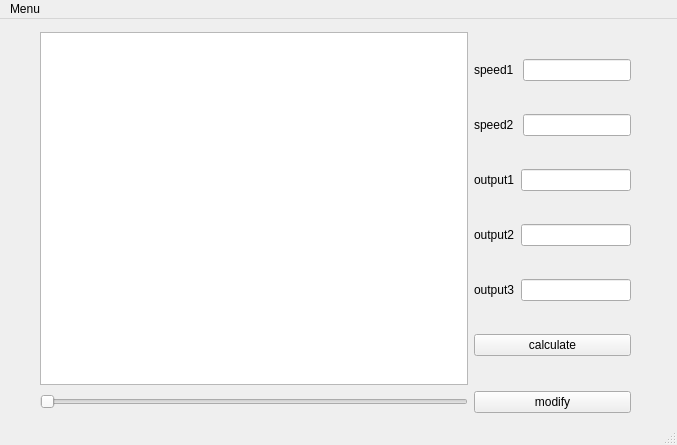
<?xml version="1.0" encoding="UTF-8"?>
<ui version="4.0">
 <class>MainWindow</class>
 <widget class="QMainWindow" name="MainWindow">
  <property name="geometry">
   <rect>
    <x>0</x>
    <y>0</y>
    <width>677</width>
    <height>445</height>
   </rect>
  </property>
  <property name="windowTitle">
   <string>MainWindow</string>
  </property>
  <widget class="QWidget" name="centralwidget">
   <widget class="QWidget" name="gridLayoutWidget">
    <property name="geometry">
     <rect>
      <x>10</x>
      <y>3</y>
      <width>651</width>
      <height>451</height>
     </rect>
    </property>
    <layout class="QGridLayout" name="gridLayout_2">
     <property name="leftMargin">
      <number>30</number>
     </property>
     <property name="topMargin">
      <number>10</number>
     </property>
     <property name="rightMargin">
      <number>30</number>
     </property>
     <property name="bottomMargin">
      <number>60</number>
     </property>
     <item row="0" column="0">
      <widget class="QGraphicsView" name="graphicsView">
       <property name="sizePolicy">
        <sizepolicy hsizetype="Expanding" vsizetype="Expanding">
         <horstretch>1</horstretch>
         <verstretch>1</verstretch>
        </sizepolicy>
       </property>
      </widget>
     </item>
     <item row="0" column="1">
      <layout class="QVBoxLayout" name="verticalLayout">
       <item>
        <layout class="QHBoxLayout" name="horizontalLayout">
         <item>
          <widget class="QLabel" name="label">
           <property name="text">
            <string>speed1 </string>
           </property>
          </widget>
         </item>
         <item>
          <widget class="QLineEdit" name="lineEdit"/>
         </item>
        </layout>
       </item>
       <item>
        <layout class="QHBoxLayout" name="horizontalLayout_2">
         <item>
          <widget class="QLabel" name="label_2">
           <property name="text">
            <string>speed2 </string>
           </property>
          </widget>
         </item>
         <item>
          <widget class="QLineEdit" name="lineEdit_2"/>
         </item>
        </layout>
       </item>
       <item>
        <layout class="QHBoxLayout" name="horizontalLayout_3">
         <item>
          <widget class="QLabel" name="label_3">
           <property name="text">
            <string>output1</string>
           </property>
          </widget>
         </item>
         <item>
          <widget class="QLineEdit" name="lineEdit_3"/>
         </item>
        </layout>
       </item>
       <item>
        <layout class="QHBoxLayout" name="horizontalLayout_4">
         <item>
          <widget class="QLabel" name="label_4">
           <property name="text">
            <string>output2</string>
           </property>
          </widget>
         </item>
         <item>
          <widget class="QLineEdit" name="lineEdit_4"/>
         </item>
        </layout>
       </item>
       <item>
        <layout class="QHBoxLayout" name="horizontalLayout_5">
         <item>
          <widget class="QLabel" name="label_5">
           <property name="text">
            <string>output3</string>
           </property>
          </widget>
         </item>
         <item>
          <widget class="QLineEdit" name="lineEdit_5"/>
         </item>
        </layout>
       </item>
       <item>
        <widget class="QPushButton" name="pushButton">
         <property name="text">
          <string>calculate</string>
         </property>
        </widget>
       </item>
      </layout>
     </item>
     <item row="1" column="0">
      <widget class="QSlider" name="horizontalSlider">
       <property name="orientation">
        <enum>Qt::Horizontal</enum>
       </property>
      </widget>
     </item>
     <item row="1" column="1">
      <widget class="QPushButton" name="pushButton_2">
       <property name="text">
        <string>modify</string>
       </property>
      </widget>
     </item>
    </layout>
   </widget>
  </widget>
  <widget class="QMenuBar" name="menubar">
   <property name="geometry">
    <rect>
     <x>0</x>
     <y>0</y>
     <width>677</width>
     <height>17</height>
    </rect>
   </property>
   <widget class="QMenu" name="menuMenu">
    <property name="title">
     <string>Menu</string>
    </property>
    <addaction name="actionConfig"/>
   </widget>
   <addaction name="menuMenu"/>
  </widget>
  <widget class="QStatusBar" name="statusbar"/>
  <action name="actionConfig">
   <property name="text">
    <string>Config</string>
   </property>
   <property name="toolTip">
    <string>Config chip size and pipe position</string>
   </property>
  </action>
 </widget>
 <resources/>
 <connections/>
</ui>
